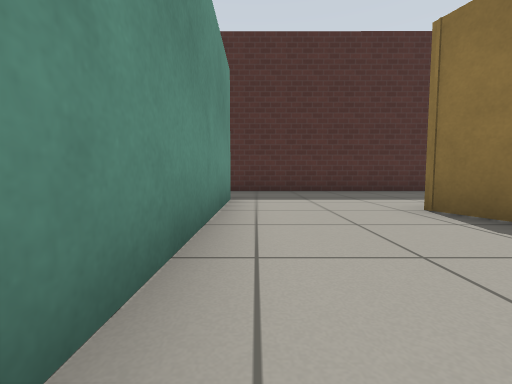
view 1 (above)

18 first-person views from a walk through a world built for the Gazebo simulator. The camera is 0.5 m above the floor, tilts 4° down and sees 90° across. The floor is counted in squares, 1 m on a side. Each view is taken from the middle of a square. On the plan, view 1 faces up. The plan holds only what a view shows up to about 9 squares ahead; the rest is blank. Simple patterns stand in for the simulator's built-in surfaces.

view 2
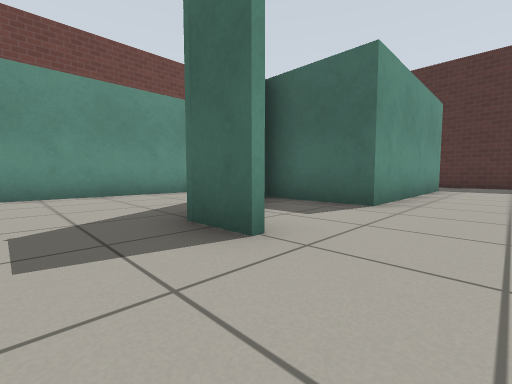

view 3
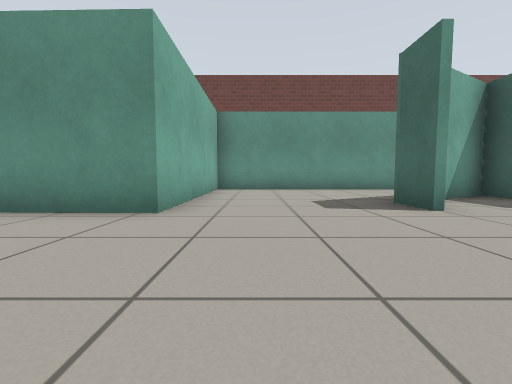

view 4
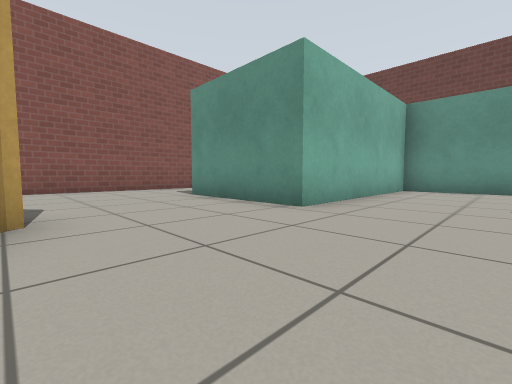

view 5
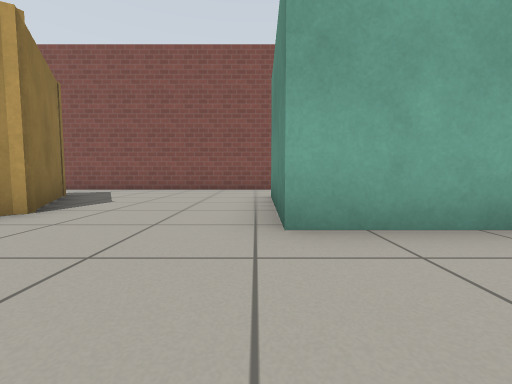

view 6
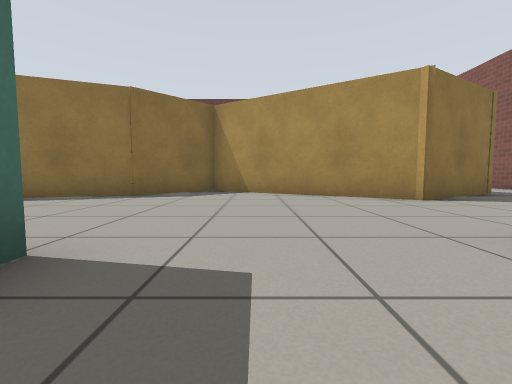

view 7
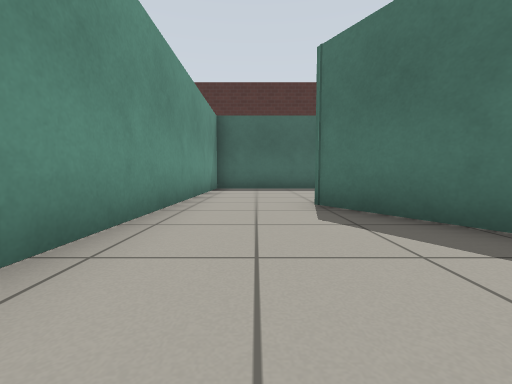

view 8
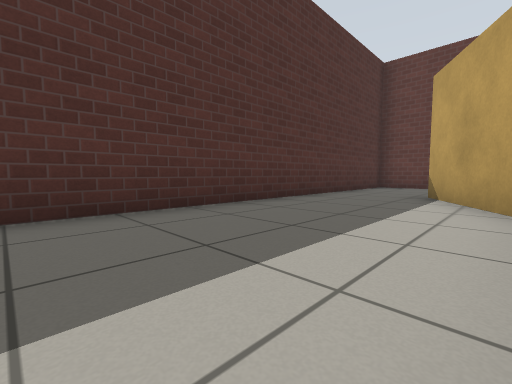

view 9
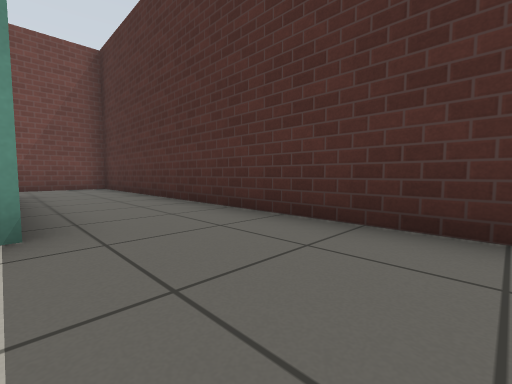

view 10
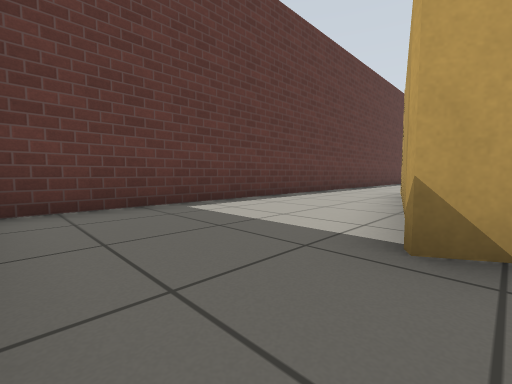

view 11
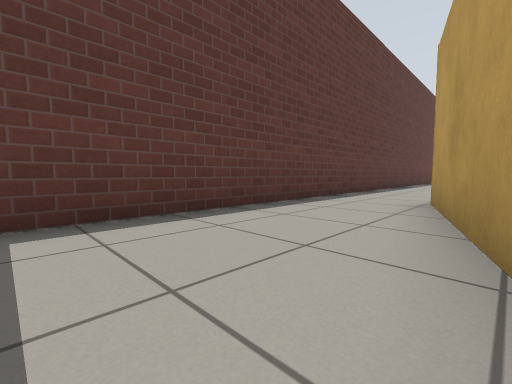

view 12
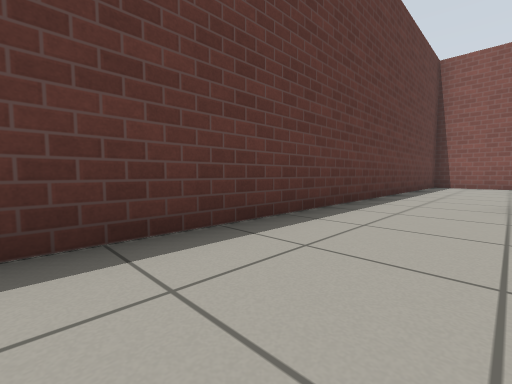

view 13
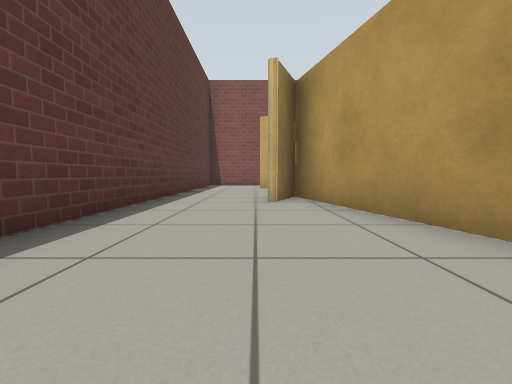

view 14
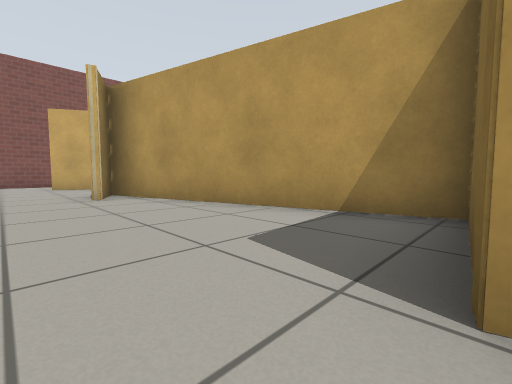

view 15
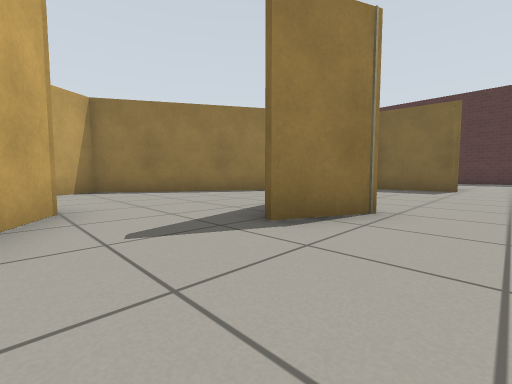

view 16
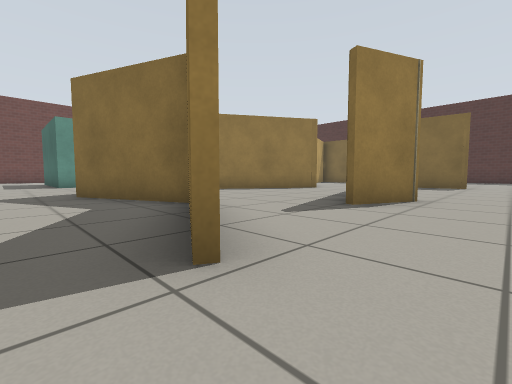

view 17
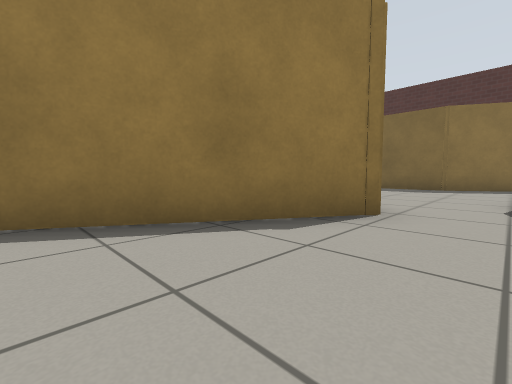

view 18
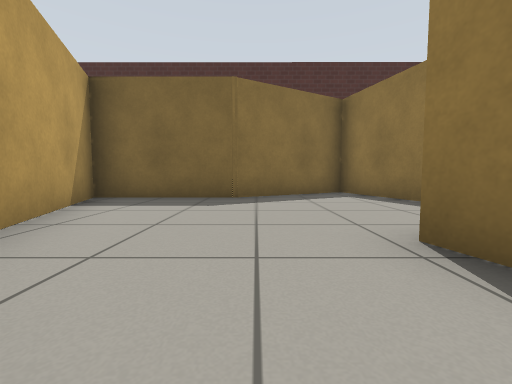

### Floor plan
Points are (right, up) in squares from view 1. A wall is a line through its corners. A room is listed if a view was taken in it or the views show most of it. See-through windows are left out.
Room 1 (views 1, 2, 3, 4, 5, 6, 7, 8, 9, 10, 11)
walls: (-0.4, -2.6) (-1.4, -2.6); (2.7, 2.6) (2.3, 3.6); (-1.8, -1.9) (-3.1, 0.3); (-2.8, 0.2) (-2, -1.4); (-0.5, 5.1) (-0.5, 0.1) (-3.1, 0.1); (-5.4, 1.4) (-5.4, -6.3) (-0.3, -6.3) (-0.4, -9.5); (6.2, 4) (8.5, 5.3); (4.4, -9.8) (2.9, -7.3) (5.6, -2.8) (4.1, -1.2) (3.3, 0.9); (12, 4.6) (12, 7.1); (-0.5, -12.2) (5.5, -12.2); (11.5, 7.5) (-7.7, 7.5) (-7.7, 5.2)
ways out: opening at (10.5, 5) to room 2; opening at (-4.5, 0.5) to room 4; opening at (-7, 5); opening at (-1, -11); opening at (5, -11)
Room 2 (views 12, 13, 14, 15, 16, 17, 18)
walls: (9.8, -5.6) (9.1, -7.1); (5.9, -2.6) (3.1, -7.2) (3.6, -8.1); (7.1, -8.5) (9.9, -10.2); (8.8, 3.8) (9.9, -0.1) (7.4, -0.3) (9.1, -6.7) (9.7, -5.5); (10, -12.2) (11.8, -12.2); (12, -11.9) (12, 4.6)
ways out: opening at (10.5, 5) to room 1; opening at (6, -1) to room 3; opening at (9, -11)
Room 3 (no view inside)
walls: (7.4, -0.7) (7.2, 0); (9, 2.6) (8.3, 5) (5.6, 3.4) (2.3, 3.4); (2.5, 3.5) (3.7, 0.2)
ways out: opening at (6, -1) to room 2
Room 4 (no view inside)
walls: (-1.9, 4.9) (-5.4, 4.9) (-5.4, 1.4)
ways out: opening at (-4.5, 0.5) to room 1

Positions as (right, up) in squares from view 1, and headings:
1: (0, 0), facing up
2: (1, -4), facing up-left
3: (3, -5), facing left
4: (3, -4), facing down-left
5: (0, -4), facing down
6: (-2, -4), facing right
7: (-4, -4), facing up
8: (2, 4), facing up-right
9: (2, 5), facing up-left
10: (8, 7), facing down-right
11: (9, 5), facing down-right
12: (10, -1), facing down-right
13: (10, -1), facing down
14: (11, 0), facing down-left
15: (11, -9), facing up-left
16: (11, -11), facing up-left
17: (7, -6), facing up-left
18: (6, -2), facing up
